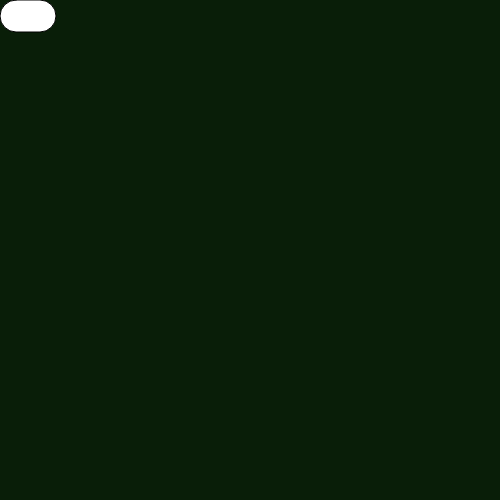
Frame 1 (no input)
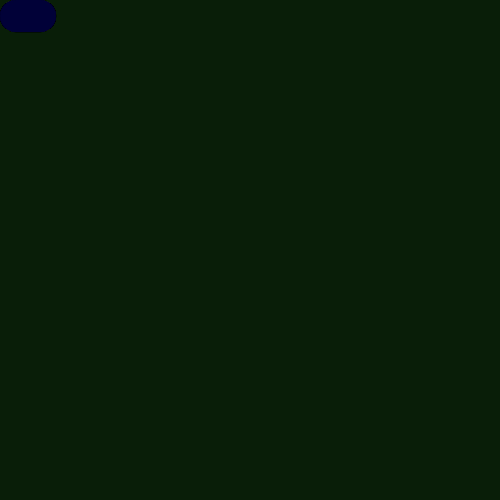
Frame 60 (no input)
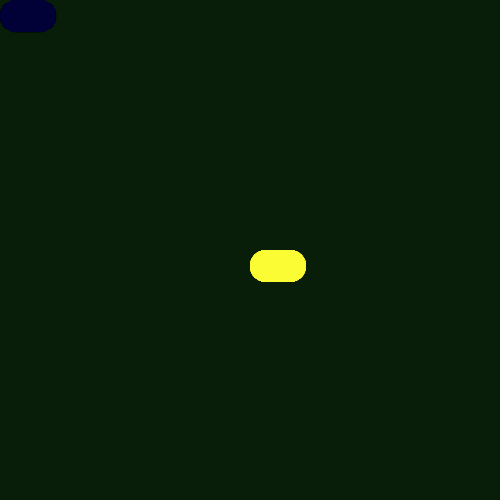
Frame 120 (the mouse pressed at the canvas centre since frame 60)

The p5.js sketch that drew these frames (run headless with seeded random() and noise() and a simulated clock; from frame 60 on, the mouse is pressed at the canvas centre):

// p5.js sketch
// ── sketch.js
function setup() {
  createCanvas(500, 500);
  
  background(09,30,8)
  
}

function draw() {

  
  rect(mouseX, mouseY, 56,32,77,85);
  stroke(28,82,69);
  fill(mouseX,mouseY, 55,80,20);
  noStroke();
  
}
// ── style.css
html, body {
  margin: 0;
  padding: 0;
}
canvas {
  display: block;
  background: pink;
}
